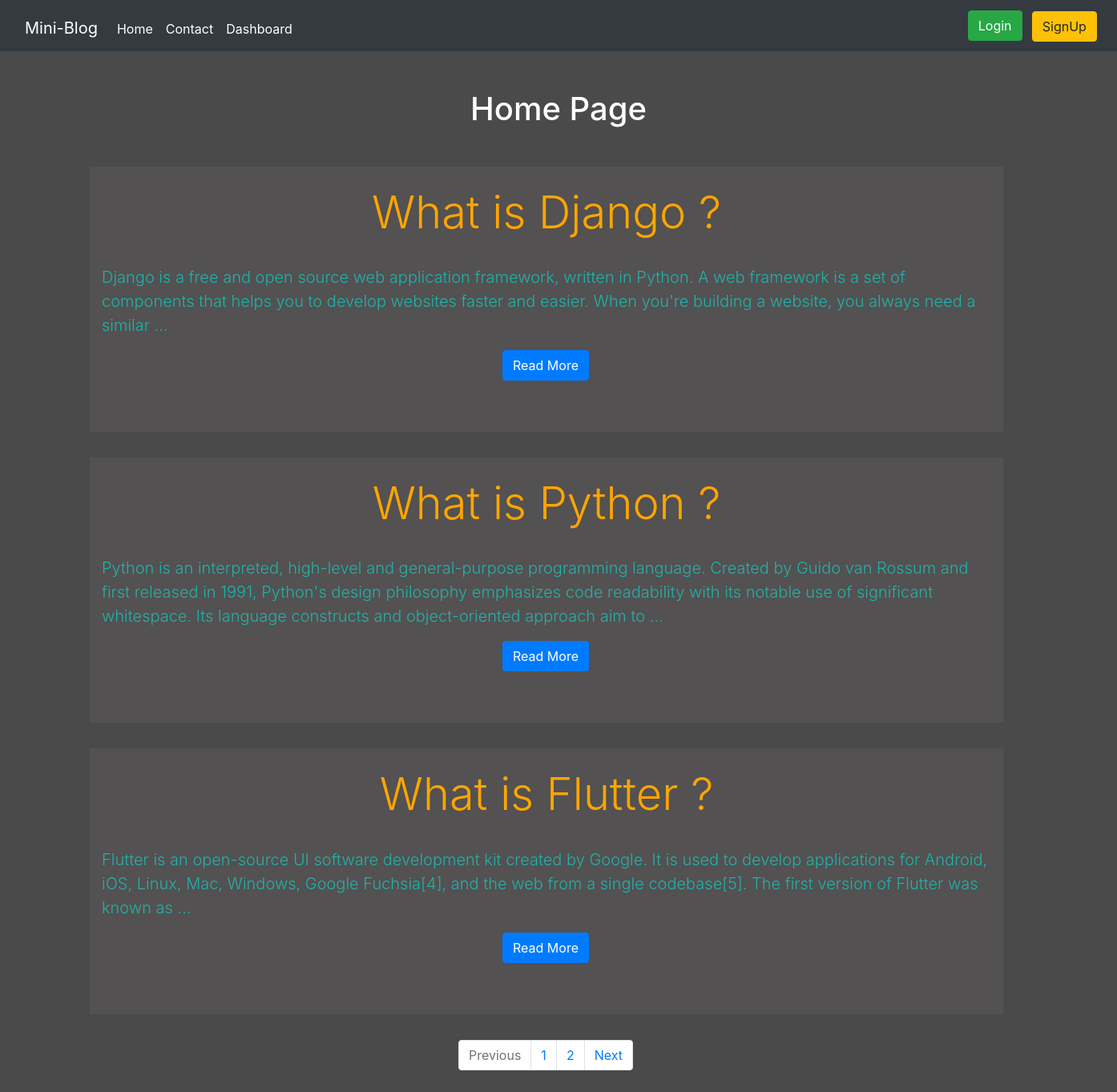
Screenshot of /Mini-Blog/home/ with the database file from the repository.
### blog/models.py (models this page shows)
class Post(models.Model):
    title = models.CharField(max_length=100)
    desc = models.TextField(max_length=4000)
    created_at = models.DateTimeField(auto_now_add=True)
    created_by = models.ForeignKey(User,related_name='user',on_delete=models.CASCADE)
    def __str__(self):
        return self.title

### blog/views.py (the view)
# urls.py: path('home/',views.home,name='home'),
def home(request):
    posts = Post.objects.all()
    paginator = Paginator(posts,3)
    page = request.GET.get('page')
    try:
        posts = paginator.page(page)
    except PageNotAnInteger:
        posts = paginator.page(1)
    except EmptyPage:
        posts = paginator.page(paginator.num_pages)
    return render(request,'blog/home.html',{'posts':posts})

### blog/templates/blog/home.html
{% extends 'base.html' %}
{% load static %}
{% block content %}
    <div class="row">
        <h1 class="text-white my-5"  style="margin:auto;"> Home Page </h3>
        {% for post in posts  %}
        <div class="jumbotron jumbotron-fluid jumbo-color">
              <div class="container">
                <h4 class="display-4  text-center" style="margin-top: -40px; color:orange"> {{post}} </h1><br>
                <p class="lead" style="color:lightseagreen;"> {{post.desc|truncatewords:40}} </p>
                <a href="{% url 'Mini-Blog:detail_post' post.id %}" class="btn btn-primary" style="margin-left:500px;">   Read More</a>
              </div>
        </div>
        {% endfor %}
    </div>
    <nav aria-label="doctor-pagination" style="margin-left:445px; margin-bottom:60px;">
      <ul class="pagination">
              {% if posts.has_previous %}
                  <li class="page-item">
                      <a class="page-link" href="?page={{posts.previous_page_number}}"> Previous </a>
                  </li>
              {% else %}
                  <li class="page-item disabled">
                      <a class="page-link"> Previous </a>
                  </li>
              {% endif %}
              {% for page_num in posts.paginator.page_range %}
                  {% if posts_num == page_num %}
                      <li class="page-item active">
                           {{page_num}
                          <span class="sr-only">(current)</span>
                      </li>
                  {% else %}
                      <li class="page-item">
                          <a class="page-link" href="?page={{page_num}}"> {{page_num}} </a>
                      </li>
                  {% endif %}
              {% endfor %}
              {% if posts.has_next %}
                  <li class="page-item">
                      <a class="page-link" href="?page={{posts.next_page_number}}"> Next </a>
                  </li>
              {% else %}
                  <li class="page-item disabled">
                      <a class="page-link"> Next </a>
                  </li>
              {% endif %}
{% endblock %}

### blog/static/blog/css/style.css (style rules this page uses)
body { background-color : rgb(75,74,74); color : antiquewhite; }
.jumbo-color { background-color : rgb(83,81,81); }

### rows the page displays
Post: title "What is Django ?", desc "Django is a free and open source web application framework, written in Python. A web framework is a set of components that helps you to develop websites faster and easier. When you're building a website, you always need a similar …"
Post: title "What is Python ?", desc "Python is an interpreted, high-level and general-purpose programming language. Created by Guido van Rossum and first released in 1991, Python's design philosophy emphasizes code readability with its notable use of significant whitespace. Its language constructs and object-oriented approach aim to …"
Post: title "What is Flutter ?", desc "Flutter is an open-source UI software development kit created by Google. It is used to develop applications for Android, iOS, Linux, Mac, Windows, Google Fuchsia[4], and the web from a single codebase[5]. The first version of Flutter was known as …"

### other values shown
{{ page_num }} "1" "2"
